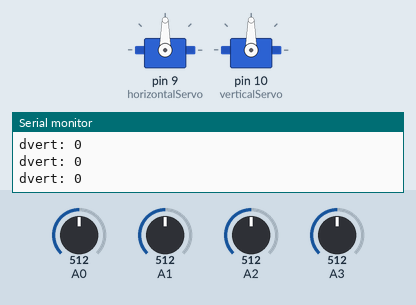
The sketch below on a simulated Arduino Uno, built with avr-gcc and run on an emulated ATmega328P. Shown: 2 × servo, the last lines printed to the serial monitor. Inputs (shaded band) come from the test bench; at power-on: A0 = 512, A1 = 512, A2 = 512, A3 = 512.

Above: at 1.2 s.
1.3 s: A0 set to 530
2.8 s: A1 set to 716
At 3.3 s:
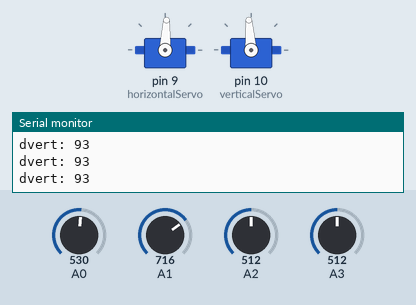
4.3 s: A2 set to 538
5.8 s: A3 set to 992
At 6.7 s:
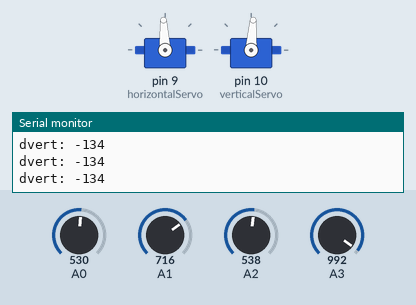
7.3 s: A2 set to 814
At 7.7 s:
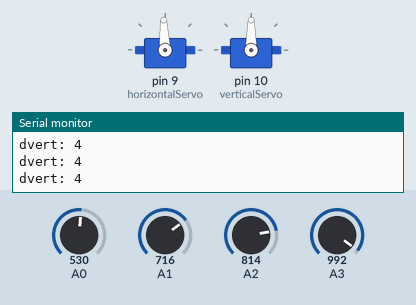
8.8 s: A2 set to 836
Timing chart, 0 to 11.8 s (numbered marks = the images above; inputs shaded):
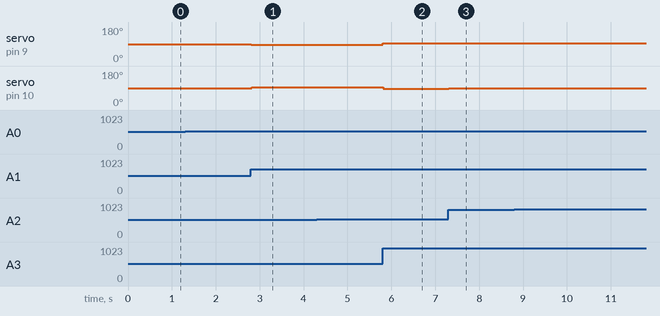

The sketch:

ArduinoSolarTracker.ino
```cpp
// Scott Wiedemann
// 01/15/2015
// Solar Tracker for Arduino

// Finds a bright spot, like the sun, a ceiling light or lamp.  Dumb, right?

#include <Servo.h>  // servo library

Servo horizontalServo;
int horizontalServoDeadzone = 90;

Servo verticalServo;
int verticalServoDeadzone = 90;

void setup() {
  Serial.begin(9600); // write to log
  horizontalServo.attach(9);
  verticalServo.attach(10);
}

void loop() {
  String logMessage = "NO MESSAGE";

  // how big of step should we take?
  // TODO: Should this varry bases on the size of the deltas along eash axis?
  int dm = 3;

  // how accurate (or inaccurate) is this thing?
  int tolerance = 17;

  int lrd1 = analogRead(0); // lower right
  int lrd2 = analogRead(1); // upper right
  int lrd3 = analogRead(2); // upper left
  int lrd4 = analogRead(3); // lower left

/*
  logMessage = "lrd 1,2,3,4: ";
  logMessage += lrd1;
  logMessage += ", ";
  logMessage += lrd2;
  logMessage += ", ";
  logMessage += lrd3;
  logMessage += ", ";
  logMessage += lrd4;
  Serial.println(logMessage);
*/
  int at = (lrd2 + lrd3) / 2; // average top
  int ad = (lrd1 + lrd4) / 2; // average down
  int al = (lrd3 + lrd4) / 2; // average left
  int ar = (lrd1 + lrd2) / 2; // average right

  int dvert = at - ad; // vertical difference
  int dhoriz = al - ar; // horizontal difference

  //logMessage = "dhoriz: ";
  //logMessage += dhoriz;
  //Serial.println(logMessage);
  if(abs(dhoriz) > tolerance) {

    // FIXME: if the vertical angle breaches the zenith, then dm should be negated.  Can and how should this be detected?
    if(dhoriz < 0) {
      dm = dm*-1;
    }
    int horm = horizontalServoDeadzone + dm;

    //logMessage = "horm: ";
    //logMessage += horm;
    //Serial.println(logMessage);
    horizontalServo.write(horm);
  } else {
    horizontalServo.write(horizontalServoDeadzone);
  }

  dm = 4;

  logMessage = "dvert: ";
  logMessage += dvert;
  Serial.println(logMessage);
  if(abs(dvert) > tolerance) {
    if(dvert < 0) {
      dm = dm*-1;
    }
    int vertm = verticalServoDeadzone + dm;

    //logMessage = "vertm: ";
    //logMessage += vertm;
    //Serial.println(logMessage);
    verticalServo.write(vertm);
  } else {
    verticalServo.write(verticalServoDeadzone);
  }

  //horizontalServo.write(horizontalServoDeadzone);
  //verticalServo.write(verticalServoDeadzone);
  //Serial.println(horizontalServo.read());
  //Serial.println(verticalServo.read());
}
```

Measured:
- after the input at 2.8 s, servo on pin 9 (horizontalServo): 90° → 87° at once; servo on pin 10 (verticalServo): 90° → 94° at once
- after the input at 5.8 s, servo on pin 9 (horizontalServo): 87° → 93° at once; servo on pin 10 (verticalServo): 94° → 86° at once
- after the input at 7.3 s, servo on pin 10 (verticalServo): 86° → 90° at once
